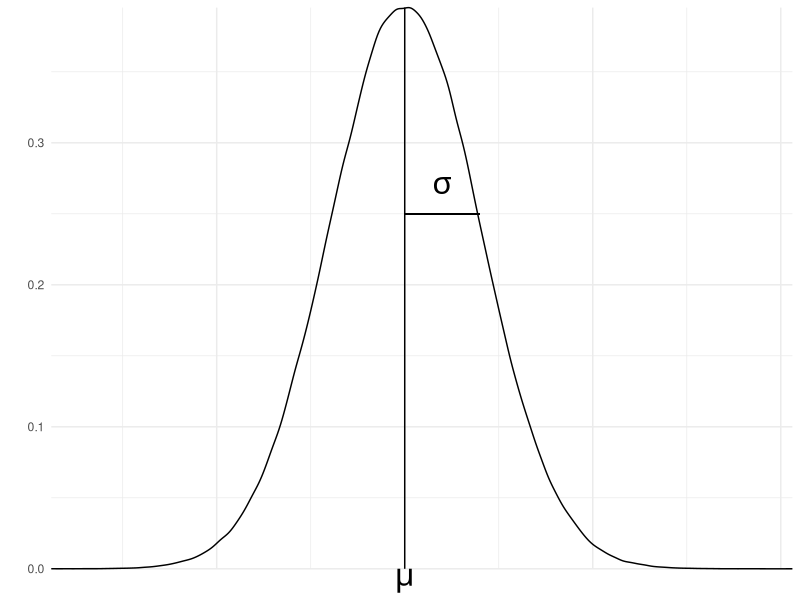
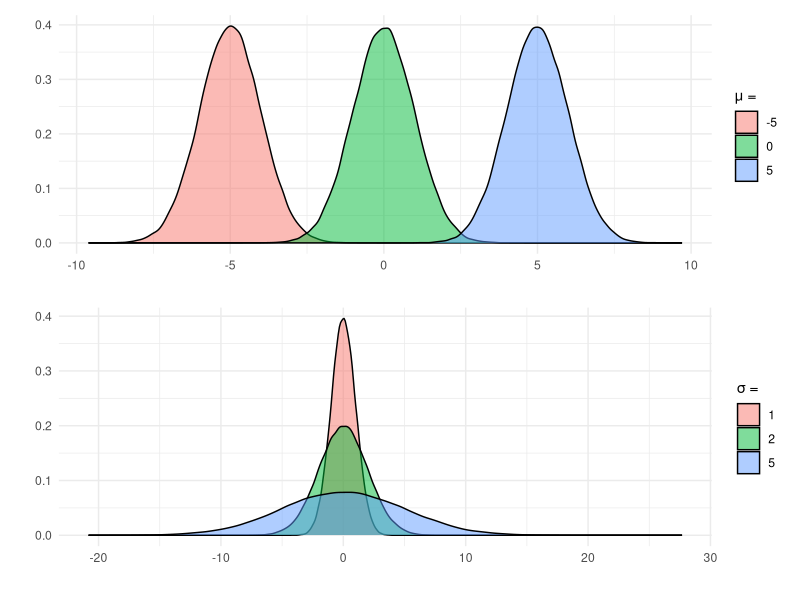
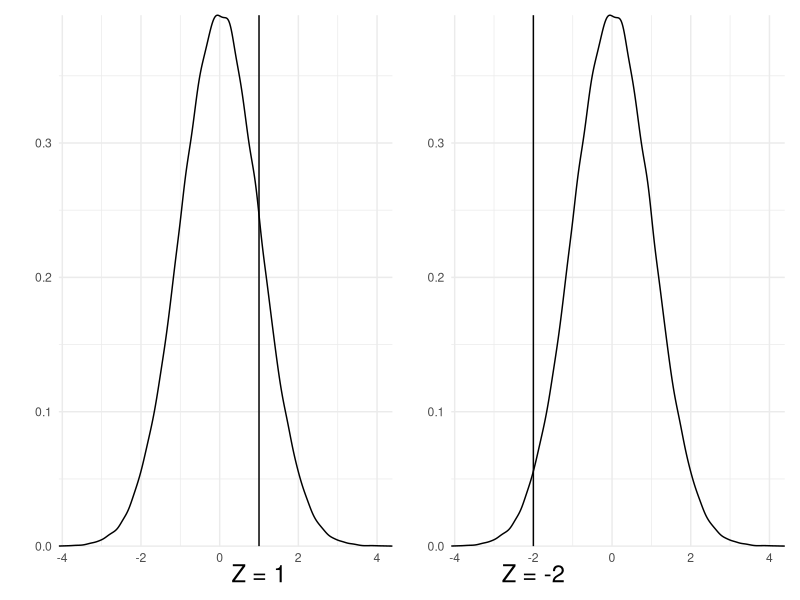

Recreate these plots in R, in order.
## ---- chunk 1
knitr::opts_chunk$set(echo = TRUE)
knitr::opts_chunk$set(cache=TRUE)
knitr::opts_chunk$set(fig.align='center', out.width="63%", warning=FALSE, fig.retina=3)
## ---- chunk 2
#install.packages( 'tidyverse' )
#install.packages( 'readxl' )

library( tidyverse, quietly=T, warn.conflicts = F )
library( knitr, quietly=T, warn.conflicts = F )
library( readxl, quietly=T, warn.conflicts = F )
#library( tufte, quietly=T, warn.conflicts = F )
#library( quantmod, quietly=T, warn.conflicts = F )
library( patchwork )

## ---- chunk 3
hook1 <- function(x){ gsub("```\n*```r*\n*", "", x) }
hook2 <- function(x){ gsub("```\n+```\n", "", x) }
knit_hooks$set(document = hook2)
## ---- chunk 4
a <- rnorm(1000000, 0, 1)
par(mar=c(2,2,2,2))
a %>% 
   as.data.frame() %>% 
   ggplot(aes(x=.)) +
   geom_density() +
   geom_vline(xintercept=0)+
   geom_segment(aes(x = 0, y = 0.25, xend = 0.99, yend = 0.25))+
   annotate("text", label="")+
   xlab("") +
   ylab("") +
   theme_minimal()+
   theme(axis.text.x=element_blank(),
        axis.ticks.x=element_blank())+
   annotate("text", x=0, y=0, label=expression(mu), vjust=1, size=8)+
   annotate("text", x=0.5, y=0.27, label=expression(sigma), size=8)+
   coord_cartesian(expand=F, clip = "off") # added clip = "off"

## ---- chunk 5
a <- rnorm(100000, 0, 1)
b <- rnorm(100000, 5, 1)
c <- rnorm(100000, -5, 1)

mu.df <- data.frame(cbind(rep(c(0,5,-5), each=100000), c(a,b,c)))

mu.df <- mu.df %>% 
   mutate(X1 = factor(X1))

par(mar=c(2,2,2,2))

mu.p <- mu.df %>% 
   #as.data.frame() %>% 
   ggplot(aes(x=X2, fill=X1)) +
   geom_density(alpha=0.5) +
   xlab("") +
   ylab("") +
   theme_minimal()+
   guides(fill=guide_legend(title="μ = "))

d <- rnorm(100000, 0, 1)
e <- rnorm(100000, 0, 2)
f <- rnorm(100000, 0, 5)

sig.df <- data.frame(cbind(rep(c(1,2,5), each=100000), c(d,e,f)))

sig.df <- sig.df %>% 
   mutate(X1 = factor(X1))

par(mar=c(2,2,2,2))

sig.p <- sig.df %>% 
   #as.data.frame() %>% 
   ggplot(aes(x=X2, fill=X1)) +
   geom_density(alpha=0.5) +
   xlab("") +
   ylab("") +
   theme_minimal()+
   guides(fill=guide_legend(title="σ = "))

mu.p/sig.p

## ---- chunk 6
a <- rnorm(100000, 0, 1)

#par(mar=c(2,2,2,2))

p1 <- a %>% 
   as.data.frame() %>% 
   ggplot(aes(x=.)) +
   geom_density() +
   geom_vline(xintercept=1)+
   xlab("") +
   ylab("") +
   theme_minimal()+
   annotate("text", x=1, y=0, label="Z = 1", vjust=2, size=6)+
   coord_cartesian(expand=F, clip = "off")

p2 <- a %>% 
   as.data.frame() %>% 
   ggplot(aes(x=.)) +
   geom_density() +
   geom_vline(xintercept=-2)+
   xlab("") +
   ylab("") +
   theme_minimal()+
   annotate("text", x=-2, y=0, label="Z = -2", vjust=2, size=6)+
   coord_cartesian(expand=F, clip = "off")


p1|p2

